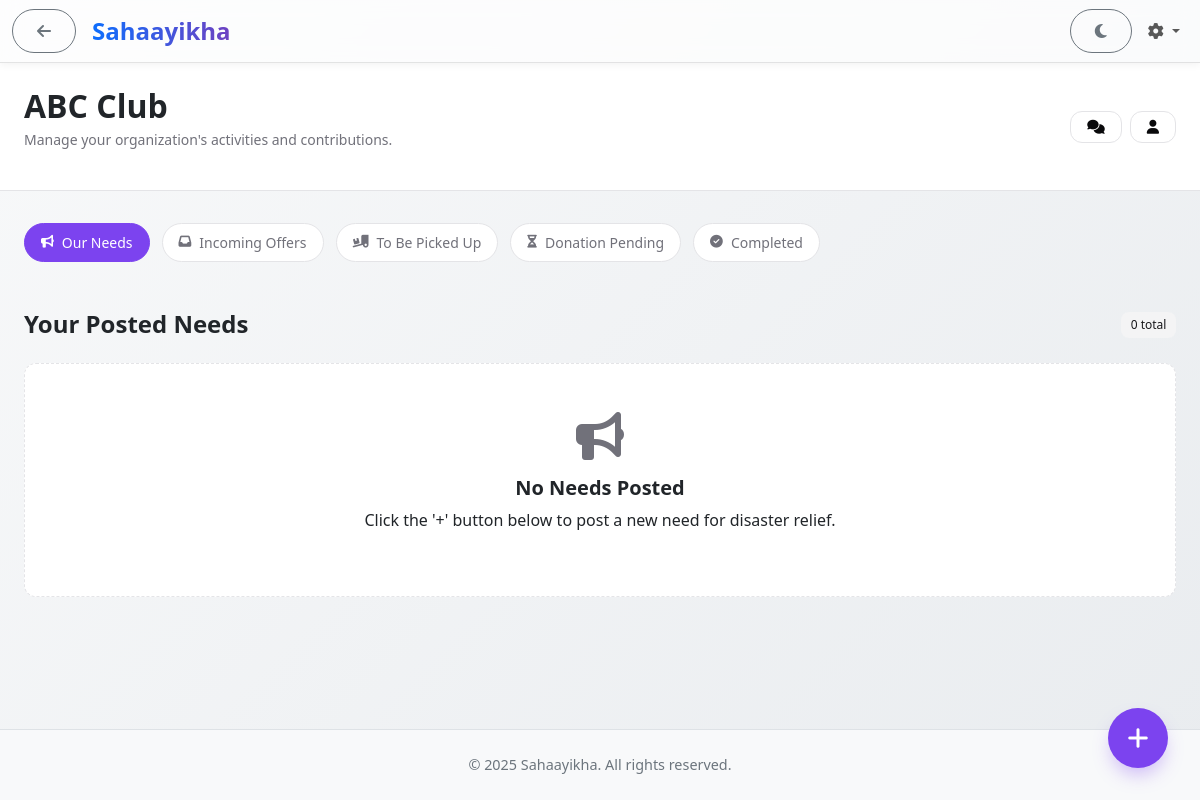
The app's page /org/dashboard (signed in), older data.
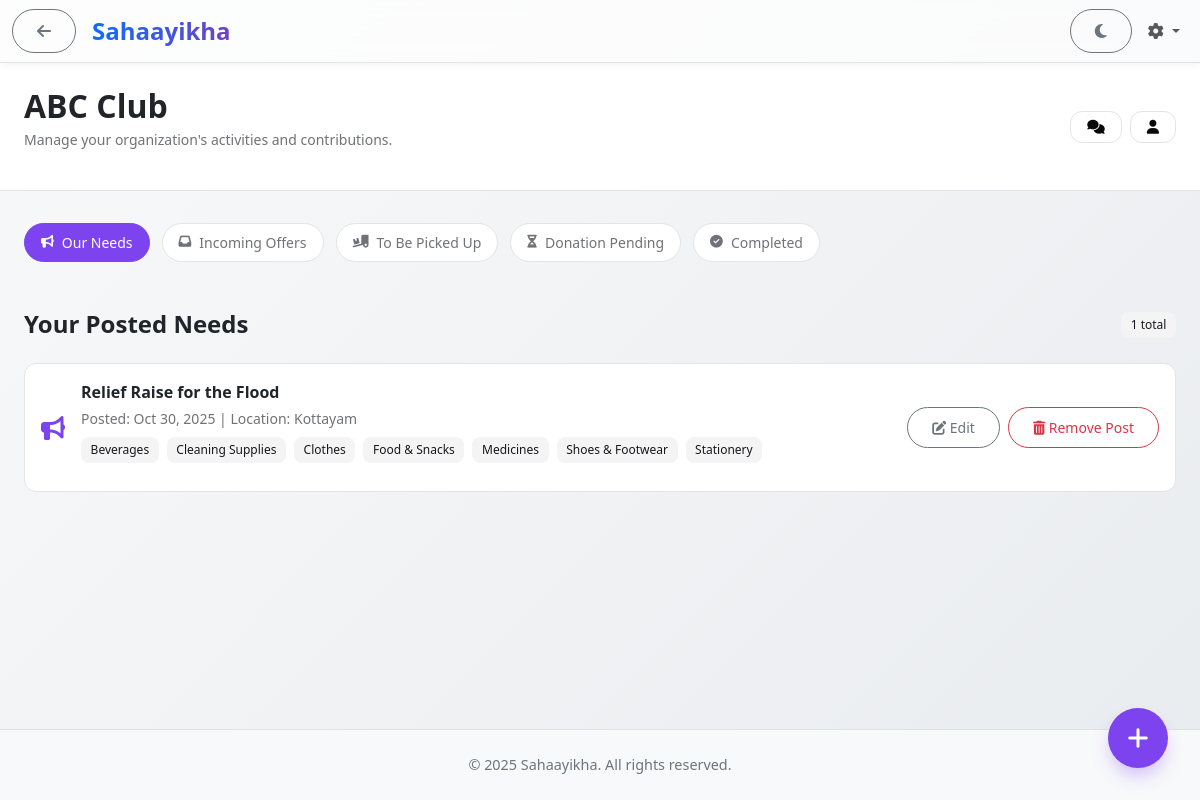
The same page, newer data.
### app/models.py (models this page shows, shortened)
class Organization(UserMixin, db.Model):
    __tablename__ = "organizations"
    org_id = db.Column(db.Integer, primary_key=True)
    name = db.Column(db.String(255), nullable=False)
    email = db.Column(db.String(255), unique=True, nullable=False)
    password = db.Column(db.String(255), nullable=False)
    phone = db.Column(db.String(100))
    location = db.Column(db.String(255))
    profile_picture = db.Column(db.String(255), nullable=True)
    status = db.Column(db.String(50), default="Pending")
    registered_at = db.Column(db.DateTime, default=datetime.utcnow)
    description = db.Column(db.Text, nullable=True)
    otp = db.Column(db.String(6), nullable=True)
    otp_expiry = db.Column(db.DateTime, nullable=True)
    is_verified = db.Column(db.Boolean, default=False)
    disaster_needs = db.relationship("DisasterNeed", backref="organization", lazy="dynamic")
    donation_offers = db.relationship('DonationOffer', backref='organization', lazy='dynamic') # Offers received
    chat_sessions = db.relationship("ChatSession", foreign_keys="ChatSession.participant_org_id", lazy="dynamic", back_populates="participant_org")
    bookmarks = db.relationship("Bookmark", foreign_keys="Bookmark.org_id", lazy="dynamic", cascade="all, delete-orphan")

class DisasterNeed(db.Model):
    __tablename__ = "disaster_needs"
    need_id = db.Column(db.Integer, primary_key=True)
    org_id = db.Column(db.Integer, db.ForeignKey("organizations.org_id"), nullable=False, index=True)
    title = db.Column(db.String(255), nullable=True)
    categories = db.Column(db.Text, nullable=True)
    description = db.Column(db.Text, nullable=False)
    location = db.Column(db.String(255), index=True)
    posted_at = db.Column(db.DateTime, default=datetime.utcnow, index=True)
    status = db.Column(db.String(50), default="Active", index=True)
    donation_offers = db.relationship("DonationOffer", backref="need", lazy="dynamic")
    chat_sessions = db.relationship("ChatSession", back_populates="disaster_need", foreign_keys="ChatSession.disaster_need_id")

### app/routes.py (the view, shortened to what this page needs)
@main.route("/org/dashboard", methods=['GET', 'POST'])
@login_required
@role_required("org")
def org_dashboard():
    org = current_user._get_current_object()
    form = DisasterNeedForm()
    current_filter = request.args.get('filter', 'needs')
    my_needs, offers = [], []
    chat_sessions = [] # Will be populated by sorted list later
    grouped_offers = None # Will be populated by sorted list later
    has_unread_chats = False
    unread_session_ids = set()
    org_sessions_query = ChatSession.query.filter(
        ChatSession.participant_org_id == org.org_id
    ).options(
        orm.joinedload(ChatSession.user_one), # Eager load user
        orm.joinedload(ChatSession.disaster_need) # Eager load subject (need)
    )
    sessions_with_latest_message = []
    all_org_sessions = org_sessions_query.all() # Fetch all sessions
    if all_org_sessions:
        session_ids = [s.session_id for s in all_org_sessions]
        unread_messages_query = ChatMessage.query.filter(
            ChatMessage.session_id.in_(session_ids),
            ChatMessage.is_read == False,
            ChatMessage.sender_type == 'user' # Only count messages from users
        ).options(orm.load_only(ChatMessage.session_id)) # Optimize query
        unread_session_ids = {msg.session_id for msg in unread_messages_query.all()}
        has_unread_chats = len(unread_session_ids) > 0
        latest_messages_subquery = db.session.query(
            ChatMessage.session_id,
            func.max(ChatMessage.timestamp).label('latest_timestamp')
        ).filter(ChatMessage.session_id.in_(session_ids))\
         .group_by(ChatMessage.session_id)\
         .subquery()
        sessions_with_time = db.session.query(
            ChatSession, latest_messages_subquery.c.latest_timestamp
        ).outerjoin(latest_messages_subquery, ChatSession.session_id == latest_messages_subquery.c.session_id)\
         .filter(ChatSession.session_id.in_(session_ids))\
         .all() # Returns list of tuples (ChatSession, latest_timestamp | None)
        for session, latest_timestamp in sessions_with_time:
            latest_activity_time = latest_timestamp or session.started_at or datetime.min
            sessions_with_latest_message.append({
                'session': session,
                'latest_activity': latest_activity_time, # Use guaranteed datetime
                'is_unread': session.session_id in unread_session_ids
            })
        sessions_with_latest_message.sort(key=lambda x: x['latest_activity'], reverse=True)
        if current_filter == 'chats':
             chat_sessions = [s_data['session'] for s_data in sessions_with_latest_message]
    if current_filter == 'needs':
        my_needs = DisasterNeed.query.filter_by(org_id=org.org_id, status='Active').order_by(DisasterNeed.posted_at.desc()).all()
    elif current_filter != 'chats': # Handle default or unknown filters (excluding 'chats' handled above)
        current_filter = 'needs' # Ensure filter reflects the default view
        my_needs = DisasterNeed.query.filter_by(org_id=org.org_id, status='Active').order_by(DisasterNeed.posted_at.desc()).all()
    return render_template(
        "dashboard/org_dashboard.html",
        org=org,
        my_items=my_needs, # Pass needs as my_items
        offers=offers,
        chat_sessions=chat_sessions, # Pass the sorted list
        grouped_offers=grouped_offers, # <-- ADD THIS
        form=form,
        current_filter=current_filter,
        unread_session_ids=unread_session_ids, # Pass the set of IDs (still needed for UI)
        has_unread_chats=has_unread_chats      # Pass flag (still needed for UI)
    )

### app/templates/dashboard/org_dashboard.html (shortened to what this page needs)
{% extends "base.html" %}
{% block content %}
<link href="https://cdn.jsdelivr.net/npm/tom-select@2.2.2/dist/css/tom-select.bootstrap5.min.css" rel="stylesheet">
<header class="dashboard-header">
    <div class="dashboard-container">
        <div class="header-content">
            <div>
                <h1>{{ current_user.name }}</h1>
                <p>Manage your organization's activities and contributions.</p>
            </div>
            <div class="header-actions">
                 <a href="{{ url_for('main.org_dashboard', filter='chats') }}" class="btn-dashboard btn-outline-dashboard position-relative" title="Chats">
                    <i class="fas fa-comments"></i>
                </a>
                <a href="{{ url_for('main.profile') }}" class="btn-dashboard btn-outline-dashboard" title="My Profile"><i class="fas fa-user"></i></a>
            </div>
        </div>
    </div>
</header>
<main class="dashboard-container">
    <section class="section">
        {% set current_filter = request.args.get('filter', 'needs') %}
        <div class="quick-filters">
            <a href="{{ url_for('main.org_dashboard', filter='needs') }}" class="filter-btn {{ 'active' if current_filter == 'needs' }}"><i class="fas fa-bullhorn"></i> Our Needs</a>
            <a href="{{ url_for('main.org_dashboard', filter='incoming') }}" class="filter-btn {{ 'active' if current_filter == 'incoming' }}"><i class="fas fa-inbox"></i> Incoming Offers</a>
            <a href="{{ url_for('main.org_dashboard', filter='pickup') }}" class="filter-btn {{ 'active' if current_filter == 'pickup' }}"><i class="fas fa-truck-loading"></i> To Be Picked Up</a>
            <a href="{{ url_for('main.org_dashboard', filter='pending_donation') }}" class="filter-btn {{ 'active' if current_filter == 'pending_donation' }}"><i class="fas fa-hourglass-half"></i> Donation Pending</a>
            <a href="{{ url_for('main.org_dashboard', filter='completed') }}" class="filter-btn {{ 'active' if current_filter == 'completed' }}"><i class="fas fa-check-circle"></i> Completed</a>
        </div>
    </section>
    {% set view = request.args.get('filter', 'needs') %}
    <section class="section pt-0">
        <div class="section-header">
            <h2>
                {% if view == 'needs' %}Your Posted Needs
                {% elif view == 'incoming' %}Incoming Donation Offers
                {% elif view == 'pickup' %}Offers Awaiting Pickup
                {% elif view == 'pending_donation' %}Donations Pending Completion
                {% elif view == 'completed' %}Completed Donations
                {% elif view == 'chats' %}Chat Sessions
                {% else %}Your Posted Needs
                {% endif %}
            </h2>
            <span class="badge-dashboard">
                {% if view == 'completed' %}
                    {% set total_completed = 0 %}
                    {% if grouped_offers %}
                        {% for need, offers_in_group in grouped_offers.items() %}
                            {% set total_completed = total_completed + offers_in_group|length %}
                        {% endfor %}
                    {% endif %}
                    {{ total_completed }}
                {% elif view in ['incoming', 'pickup', 'pending_donation'] %}{{ offers|length }}
                {% elif view == 'needs' %}{{ my_items|length }}
                {% elif view == 'chats' %}{{ chat_sessions|length }}
                {% else %}{{ my_items|length }}
                {% endif %} total
            </span>
        </div>
        {% if view == 'needs' %}
             {% if my_items %}
                <ul class="needs-list">
                    {% for need in my_items %}
                    <li class="needs-list-item">
                        <i class="fas fa-bullhorn needs-icon"></i>
                        <div class="item-content-main">
                            <div class="item-title-main">{{ need.title }}</div>
                            <div class="item-user">Posted: {{ need.posted_at.strftime('%b %d, %Y') }} | Location: {{ need.location }}</div>
                            <div class="item-badges mt-2">
                                {% if need.categories %}
                                    {% for cat in need.categories.split(',') %}
                                        <span class="badge-dashboard">{{ cat }}</span>
                                    {% endfor %}
                                {% endif %}
                            </div>
                        </div>
                        <div class="needs-actions">
                            <a href="{{ url_for('main.edit_disaster_need', need_id=need.need_id) }}" class="btn btn-sm btn-outline-secondary"><i class="fas fa-edit"></i> Edit</a>
                            <form action="{{ url_for('main.delete_disaster_need', need_id=need.need_id) }}" method="POST" onsubmit="return confirm('Are you sure you want to remove this need from public view? Existing offers will remain.');">
                                <button type="submit" class="btn btn-sm btn-outline-danger"><i class="fas fa-trash-alt"></i> Remove Post</button>
                            </form>
                        </div>
                    </li>
                    {% endfor %}
                </ul>
             {% else %}
                <div class="empty-state"><i class="fas fa-bullhorn"></i><h3>No Needs Posted</h3><p>Click the '+' button below to post a new need for disaster relief.</p></div>
             {% endif %}
        {% endif %}
    </section>
</main>
<div class="fab-container">
    <button class="fab-button" type="button" data-bs-toggle="modal" data-bs-target="#postNeedModal" title="Post a New Need">
        <i class="fas fa-plus fab-button-icon"></i>
    </button>
</div>
{% endblock %}

### app/templates/base.html (shortened to what this page needs)
<!DOCTYPE html>
<html lang="en">
<head>
    <link href="https://cdn.jsdelivr.net/npm/tom-select@2.2.2/dist/css/tom-select.bootstrap5.min.css" rel="stylesheet">
    <link href="https://cdn.jsdelivr.net/npm/bootstrap@5.3.3/dist/css/bootstrap.min.css" rel="stylesheet">
    <link rel="stylesheet" href="https://cdnjs.cloudflare.com/ajax/libs/font-awesome/6.5.1/css/all.min.css">
    <link rel="stylesheet" href="{{ url_for('static', filename='css/style.css') }}">
</head>
<body id="mainBody">
<nav class="navbar navbar-expand-lg navbar-modern sticky-top">
    <div class="container-fluid">
        <div class="d-flex align-items-center">
            {% if request.endpoint != 'main.home' %}
                <button class="btn btn-outline-secondary me-2" id="backBtn" title="Go Back">
                    <i class="fas fa-arrow-left"></i>
                </button>
            {% endif %}
            <a class="navbar-brand ms-2"
               href="
                    {% if request.endpoint == 'main.home' %}
                        {% if current_user.is_authenticated %}
                            {% if current_user.__class__.__name__ == 'User' %}
                                {{ url_for('main.dashboard') }}
                            {% elif current_user.__class__.__name__ == 'Organization' %}
                                {{ url_for('main.org_dashboard') }}
                            {% elif current_user.__class__.__name__ == 'Admin' %}
                                {{ url_for('main.admin_dashboard') }}
                            {% else %}
                                {{ url_for('main.home') }}
                            {% endif %}
                        {% else %}
                            {{ url_for('main.home') }}
                        {% endif %}
                    {% else %}
                        {{ url_for('main.home') }}
                    {% endif %}
               ">
                <span class="navbar-brand-animated">Sahaayikha</span>
            </a>
        </div>
        <div class="collapse navbar-collapse justify-content-end" id="navbarNav">
            <ul class="navbar-nav align-items-lg-center">
                {% if current_user.is_authenticated %}
                    <li class="nav-item ms-lg-2 my-2 my-lg-0">
                        <button id="darkModeToggle" class="btn btn-outline-secondary w-100">
                        </button>
                    </li>
                    <li class="nav-item dropdown ms-lg-2 my-2 my-lg-0">
                        <a class="nav-link dropdown-toggle" href="#" id="userDropdown" role="button" data-bs-toggle="dropdown" aria-expanded="false">
                            <i class="fas fa-cog"></i><span class="d-lg-none ms-2">Account</span>
                        </a>
                    </li>
                {% endif %}
            </ul>
        </div>
    </div>
</nav>
    <main>
        {% block content %}{% endblock %}
    </main>
    <footer class="text-center py-4 mt-auto border-top">
        <p class="mb-0">&copy; 2025 Sahaayikha. All rights reserved.</p>
    </footer>
</body>
</html>

Row changes from the older to the newer data that the page shows:
added DisasterNeed: title "Relief Raise for the Flood", posted_at "Oct 30, 2025", location "Kottayam", cat "Beverages" "Cleaning Supplies" "Clothes" "Food & Snacks" "Medicines" "Shoes & Footwear" "Stationery"
Text that changed along with them:
{{ my_items|length }}: "0" → "1"
text no longer shown: "No Needs Posted Click the '+' button below to post a new need for disaster relief."
